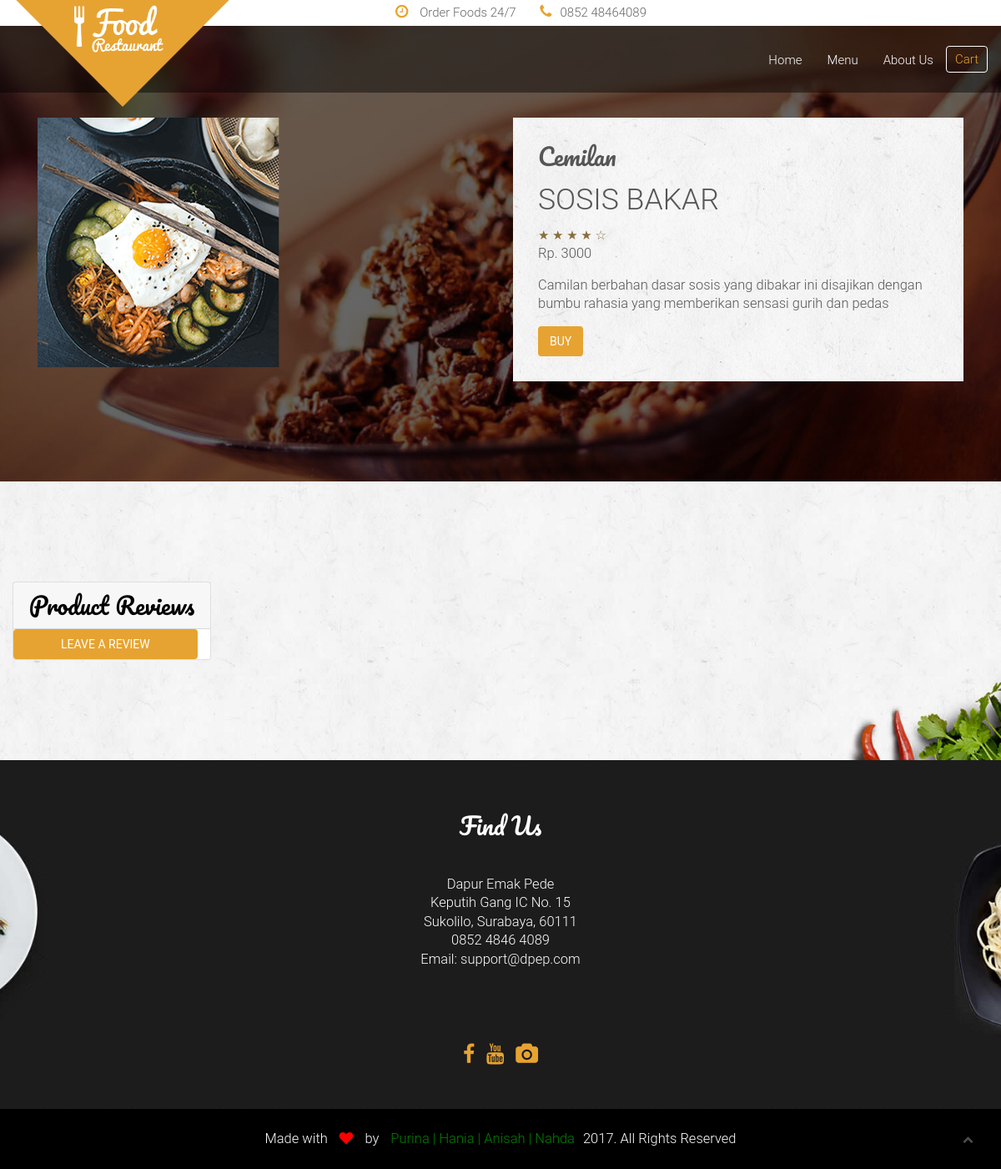
Screenshot of /detail.php?id=3 with the database file from the repository.
### tables this page shows
CREATE TABLE `menu` (
  `m_ID` int(11) NOT NULL,
  `m_nama` varchar(100) NOT NULL,
  `m_detail` varchar(1000) DEFAULT NULL,
  `m_harga` float DEFAULT NULL,
  `m_stock` int(11) DEFAULT NULL,
  `m_rating` float DEFAULT NULL,
  `m_gambar` text,
  PRIMARY KEY (`m_ID`)
);

### detail.php (the view, shortened to what this page needs)
<?php
     include('connect.php');
     $id=$_GET['id'];
     $sql = "SELECT * FROM menu WHERE m_ID='$id'";
     $res = mysqli_query($conn,$sql);
     $menu = mysqli_fetch_array($res);
 ?>
<!doctype html>
 <html class="no-js" lang="">
    <head>
        <link rel="stylesheet" href="assets/css/bootstrap.min.css">
        <link rel="stylesheet" href="assets/css/font-awesome.min.css">
        <link rel="stylesheet" type="text/css" href="style.css">
        <link rel="stylesheet" href="assets/css/animate/animate.css" />
        <link rel="stylesheet" href="assets/css/plugins.css" />
        <link rel="stylesheet" href="assets/css/style.css">
        <link rel="stylesheet" href="assets/css/responsive.css" />
    </head>
    <body>
        <header id="home" class="navbar-fixed-top">
            <div class="header_top_menu clearfix">
                <div class="container">
                    <div class="row">
                        <div class="col-md-5 col-md-offset-3 col-sm-12 text-right">
                            <div class="call_us_text">
								<a href=""><i class="fa fa-clock-o"></i> Order Foods 24/7</a>
								<a href=""><i class="fa fa-phone"></i>0852 48464089</a>
							</div>
                        </div>
                    </div>
                </div>
            </div>
            <div class="main_menu_bg">
                <div class="container">
                    <div class="row">
                        <nav class="navbar navbar-default">
                            <div class="container-fluid">
                                <div class="navbar-header">
                                    <a class="navbar-brand our_logo" href="#"><img src="assets/images/logo.png" alt="" /></a>
                                </div>
                                <div class="collapse navbar-collapse" id="bs-example-navbar-collapse-1">
                                    <ul class="nav navbar-nav navbar-right">
                                        <li><a href="index.php#slider">Home</a></li>
                                        <li><a href="menu.php#portfolio">Menu</a></li>
                                        <li><a href="index.php#abouts">About Us</a></li>
                                        <li><a href="cart.php" class="booking">Cart</a></li>
                                    </ul>
                                </div>
                            </div>
                        </nav>
                    </div>
                </div>
            </div>
        </header>
        <section id="features" class="features">
            <div class="slider_overlay">
                <div class="container">
                    <div class="row">
                        <div class="main_features_content_area  wow fadeIn" data-wow-duration="3s" bg>
                            <div class="col-md-12">
                                <div class="col-md-6 wow slideInLeft" data-wow-duration="1s" >
                                    <img src="assets/images/<?php echo $menu['m_gambar'] ?>">
                                </div>
                                <div class="col-md-6 wow slideInRight" data-wow-duration="1s">
                                    <div class="single_features_text">
                                        <h4>Cemilan</h4>
                                        <h3 value="<?php echo $menu['m_nama'] ?>"><?php echo $menu['m_nama'] ?> </h3>
                                        <span class="text-warning" >&#9733; &#9733; &#9733; &#9733; &#9734;</span>
                                        <p>Rp. <?php echo $menu['m_harga'] ?></p>
                                        <p><?php echo $menu['m_detail'] ?></p>
                                        <a  class="btn btn-primary" data-toggle="modal" data-target="#myModal">buy</a>
                                    </div>
                                </div>
                            </div>
                        </div>
                    </div>
                </div>
            </div>
        </section>
        <section id="abouts" class="abouts">
            <div class="container">
                <div class="row">
                    <div class="abouts_content">
                        <div class="single_abouts_text wow slideInRight" data-wow-duration="1s">
                            <div class="card card-outline-secondary my-4">
                                <h4 class="card-header">
                                Product Reviews
                                </h4>
                                <a class="btn btn-primary" data-toggle="modal" data-target="#commentModal">Leave a Review</a>
                            </div>
                        </div>
                    </div>
                </div>
            </div>
        </section>
       <section id="footer_widget" class="footer_widget">
            <div class="container">
                <div class="row">
                    <div class="footer_widget_content text-center">
                        <div class="col-md-12">
                            <div class="single_widget wow fadeIn" data-wow-duration="2s">
                                <h3>Find Us</h3>
                                <div class="single_widget_info">
                                    <p>Dapur Emak Pede
                                        <span>Keputih Gang IC No. 15<br>Sukolilo, Surabaya, 60111
                                            <br> 0852 4846 4089</span>
                                        <span>Email: support@dpep.com</span></p>
                                </div>
                                <div class="footer_socail_icon">
                                    <a href="http://fb.com/anshpd"><i class="fa fa-facebook"></i></a>
                                    <a href="https://www.youtube.com/watch?v=SKUzsDdZ37s"><i class="fa fa-youtube"></i></a>
                                    <a href="http://instagram.com/nhdzhra"><i class="fa fa-camera"></i></a>
                                </div>
                            </div>
                        </div>
                        </div>
                    </div>
                </div>
        </section>
        <footer id="footer" class="footer">
            <div class="container text-center">
                <div class="row">
                    <div class="col-sm-12">
                        <div class="copyright wow zoomIn" data-wow-duration="3s">
							<p>Made with <i class="fa fa-heart"></i> by <a href="https://www.youtube.com/watch?v=SKUzsDdZ37s">Purina | Hania | Anisah | Nahda</a>2017. All Rights Reserved</p>
						</div>
                    </div>
                </div>
            </div>
        </footer>
		<div class="scrollup">
			<a href="#"><i class="fa fa-chevron-up"></i></a>
		</div>
    </body>
</html>

### style.css (style rules this page uses)
* { margin: 0; padding: 0; }

### assets/css/style.css (style rules this page uses)
html, body { background-color: #1E2E3B; font-size: 15px; color: #565656; width: 100%; padding: 0; margin-left: 0; margin-right: 0; font-family: 'roboto', sans-serif; font-weight: 300; }
img { -moz-user-select: none; -webkit-user-select: none; -ms-user-select: none; user-select: none; -webkit-user-drag: none; user-drag: none; }
a, a:hover, a:active, a:focus { text-decoration: none; outline: none; }
a, button, a span { -webkit-transition: 0.2s ease-in-out; -o-transition: 0.2s ease-in-out; transition: 0.2s ease-in-out; }
*, *:before, *:after { -webkit-box-sizing: border-box; -moz-box-sizing: border-box; box-sizing: border-box; }
p { margin: 0 0 15px; }
ol, ul { list-style: none; padding: 0; }
img { max-width: 100%; }
h1, h2, h3 { font-family: 'roboto', sans-serif; font-weight: 300; margin: 0; }
h4, h5 { font-weight: 300; margin: 0; line-height: 2rem; font-family: 'Pacifico', cursive; }
h3 { font-weight: 300; margin-bottom: .9rem; font-size: 2.375rem; line-height: 2.5rem; }
h4 { font-size:1.875rem; line-height: 2.2rem; margin-bottom: 1.1rem; font-family: 'Pacifico', cursive; }
p { line-height: 1.5rem; font-size: 1.1rem; }
p:last-child { margin-bottom: 0px; }
section { margin:0; }
.btn { margin-right: 15px; border-radius: 0px; }
.btn-primary { color: #ffffff; }
.btn-primary { background-color: #E7A331; color: #ffffff; border: 2px solid #E7A331; text-transform: uppercase; border-radius:4px; }
.btn-primary:before, .btn-primary:after { background-color: #ffffff; }
.header_top_menu { background:#fff; position:relative; }
a.navbar-brand.our_logo { position: absolute; left: 0; top: -50px; width: 25%; }
.header_top_menu .call_us_text a { color:#666; font-size:15px; margin-left:15px; padding:5px; display:inline-block; }
.header_top_menu .call_us_text a i { color:#e7a331; margin-right:10px; font-size:18px; }
.main_menu_bg { background:rgba(0, 0, 0, .45); height: 80px; }
.navbar-default { background-color: transparent; border-color: transparent; }
.container-fluid { margin-top: 15px; }
.main_menu_bg li a.booking { border: 1px solid #fff; border-radius: 4px; color: #e7a331 !important; padding: 5px 10px; margin-top: 8px; }
.main_menu_bg .navbar { margin-bottom: 0px; }
.navbar-default .navbar-nav>li>a { color: #fff; }
.slider_overlay { background:rgba(0, 0, 0, .6); width:100%; top:0; left:0; }
.abouts { background: url(../images/abtbg.jpg) no-repeat center top scroll; -moz-background-size: cover; -webkit-background-size: cover; -o-background-size: cover; background-size: cover; width: 100%; overflow: hidden; }
.abouts_content { padding:120px 0px; display:inline-block; }
.single_abouts_text h4 { color:#000000; }
.features { background:url(../images/ftbg.jpg) center center no-repeat; -moz-background-size: cover; -webkit-background-size: cover; -o-background-size: cover; background-size: cover; width: 100%; overflow: hidden; }
.main_features_content_area { padding:120px 0px; display:inline-block; }
.single_features_text { background:url(../images/textbg.jpg) center center no-repeat; padding:30px; background-size:cover; }
.footer_widget { background:url(../images/footerbg.jpg) center top no-repeat scroll; -moz-background-size: cover; -webkit-background-size: cover; -o-background-size: cover; background-size: cover; width: 100%; overflow: hidden; }
.footer_widget_content { color:#fff; }
.single_widget { padding-bottom: 50px; padding-top:60px; }
.single_widget h3 { font-size:1.875rem; font-family: 'Pacifico', cursive; }
.single_widget_info p { margin-top:40px; }
.single_widget_info p span { display:block; }
.footer_socail_icon { margin-top:90px; }
.footer_socail_icon a { padding:5px; }
.footer_socail_icon a i { font-size:25px; color:#e7a331; }
.footer { background:#000; }
.footer .copyright p { padding:25px; color:#fff; }
.footer .copyright p i { padding:0px 10px; color:#ff0000; }
.footer .copyright p a { padding:0px 10px; color:green; }
.scrollup { width: 30px; height: 30px; border-radius: 15px; opacity: .3; position: fixed; bottom: 20px; right: 25px; color: #fff; cursor: pointer; background-color: #000; z-index: 1000; transition: opacity .5s, background-color .5s; -moz-transition: opacity .5s, background-color .5s; -webkit-transition: opacity .5s, background-color .5s; }
.scrollup i { font-size: 13px; position: absolute; opacity: 1; color: #fff; left: 50%; top: 50%; margin-top: -7px; margin-left: -6px; text-decoration: none; }

### rows the page displays
menu: m_gambar (picture), m_nama "SOSIS BAKAR", m_harga "3000", m_detail "Camilan berbahan dasar sosis yang dibakar ini disajikan dengan bumbu rahasia yang memberikan sensasi gurih dan pedas"
